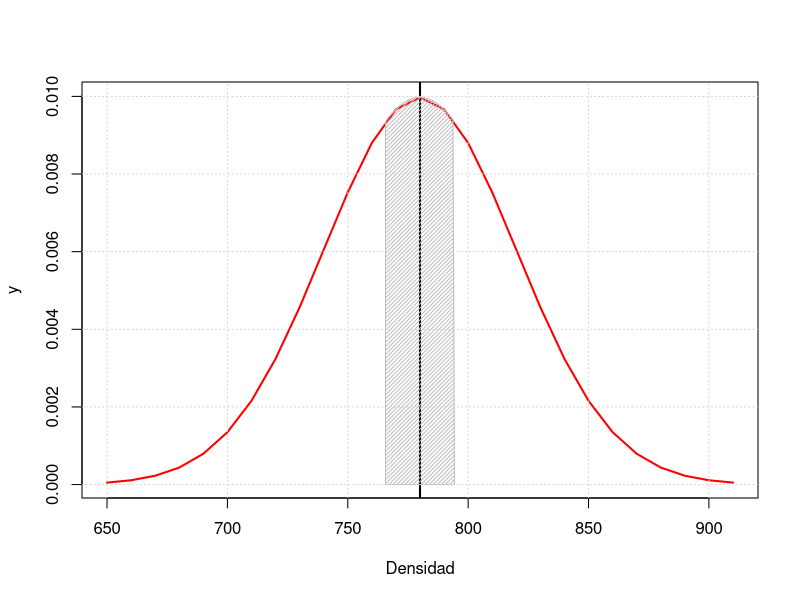

The R script that drew this image:
## ---- chunk 1
knitr::opts_chunk$set(echo = TRUE)
## ---- chunk 2
setwd(".")
library(knitr)

n<-30
x<-780
sigma<-40
z<- -1.96
## ---- chunk 3
Liminf<- x+z*sigma/sqrt(n)
Liminf
Limsup<- x-z*sigma/sqrt(n)
Limsup

## ---- chunk 4
qnorm(0.005)
z99<--2.5758
mu<--1*(sigma/sqrt(n))*z+x
mu
k<-x-mu
k
Muestra<-(z99*sigma)/k
Muestra<-Muestra^2
Muestra #La muestra debe ser de tamaño 51
## ---- chunk 5
xm<-seq(650,910,10)
xpol<-seq(Liminf,Limsup,1)
y<-dnorm(xm, x, sigma)
ypol<-dnorm(xpol, x, sigma)
xpol<-c(xpol,Limsup,Liminf)
ypol<-c(ypol,0,0)

plot(xm, y, type="l", col="red", lwd=2, xlab="Densidad")
abline(v=780, col="black", lwd=2)
polygon(xpol, ypol, col="grey", density=35)
grid()
